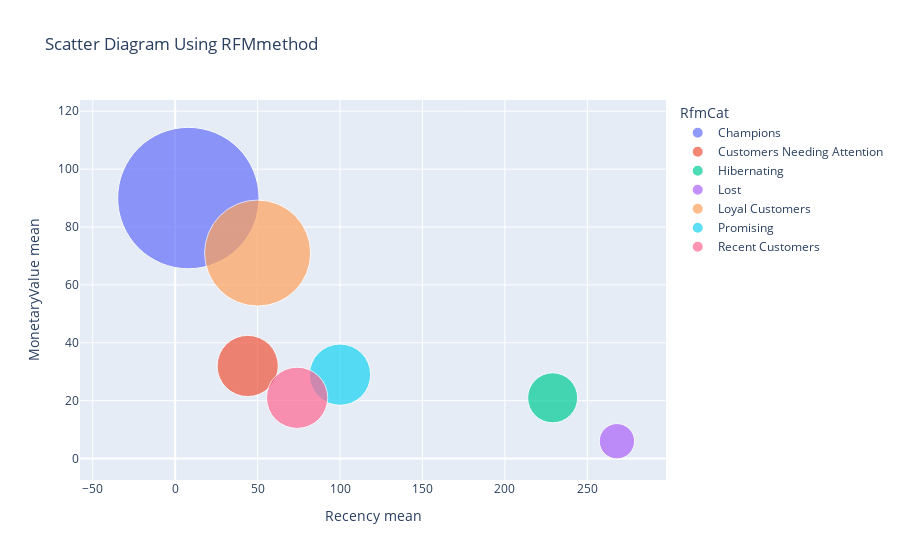

The notebook cell saved with this chart:
### Code cell
fig = px.scatter(rfm_agg, 
                 x='Recency mean', 
                 y='MonetaryValue mean', 
                 size='Frequency mean', 
                 color= 'RfmCat',
                 hover_name= 'RfmCat', 
                 size_max=100, 
                 title='Scatter Diagram Using RFMmethod')
fig.show()

### Figure 1 — Plotly figure (JSON) as saved in the notebook; plotly's stock layout.template omitted (floating-point values rounded to 4 significant figures)
{"data": [{"hovertemplate": "<b>%{hovertext}</b><br><br>RfmCat=Champions<br>Recency mean=%{x}<br>MonetaryValue mean=%{y}<br>Frequency mean=%{marker.size}<extra></extra>", "hovertext": ["Champions"], "legendgroup": "Champions", "marker": {"color": "#636efa", "size": [16], "sizemode": "area", "sizeref": 0.0016, "symbol": "circle"}, "mode": "markers", "name": "Champions", "orientation": "v", "showlegend": true, "type": "scatter", "x": [8], "xaxis": "x", "y": [90], "yaxis": "y"}, {"hovertemplate": "<b>%{hovertext}</b><br><br>RfmCat=Customers Needing Attention<br>Recency mean=%{x}<br>MonetaryValue mean=%{y}<br>Frequency mean=%{marker.size}<extra></extra>", "hovertext": ["Customers Needing Attention"], "legendgroup": "Customers Needing Attention", "marker": {"color": "#EF553B", "size": [3], "sizemode": "area", "sizeref": 0.0016, "symbol": "circle"}, "mode": "markers", "name": "Customers Needing Attention", "orientation": "v", "showlegend": true, "type": "scatter", "x": [44], "xaxis": "x", "y": [32], "yaxis": "y"}, {"hovertemplate": "<b>%{hovertext}</b><br><br>RfmCat=Hibernating<br>Recency mean=%{x}<br>MonetaryValue mean=%{y}<br>Frequency mean=%{marker.size}<extra></extra>", "hovertext": ["Hibernating"], "legendgroup": "Hibernating", "marker": {"color": "#00cc96", "size": [2], "sizemode": "area", "sizeref": 0.0016, "symbol": "circle"}, "mode": "markers", "name": "Hibernating", "orientation": "v", "showlegend": true, "type": "scatter", "x": [229], "xaxis": "x", "y": [21], "yaxis": "y"}, {"hovertemplate": "<b>%{hovertext}</b><br><br>RfmCat=Lost<br>Recency mean=%{x}<br>MonetaryValue mean=%{y}<br>Frequency mean=%{marker.size}<extra></extra>", "hovertext": ["Lost"], "legendgroup": "Lost", "marker": {"color": "#ab63fa", "size": [1], "sizemode": "area", "sizeref": 0.0016, "symbol": "circle"}, "mode": "markers", "name": "Lost", "orientation": "v", "showlegend": true, "type": "scatter", "x": [268], "xaxis": "x", "y": [6], "yaxis": "y"}, {"hovertemplate": "<b>%{hovertext}</b><br><br>RfmCat=Loyal Customers<br>Recency mean=%{x}<br>MonetaryValue mean=%{y}<br>Frequency mean=%{marker.size}<extra></extra>", "hovertext": ["Loyal Customers"], "legendgroup": "Loyal Customers", "marker": {"color": "#FFA15A", "size": [9], "sizemode": "area", "sizeref": 0.0016, "symbol": "circle"}, "mode": "markers", "name": "Loyal Customers", "orientation": "v", "showlegend": true, "type": "scatter", "x": [50], "xaxis": "x", "y": [71], "yaxis": "y"}, {"hovertemplate": "<b>%{hovertext}</b><br><br>RfmCat=Promising<br>Recency mean=%{x}<br>MonetaryValue mean=%{y}<br>Frequency mean=%{marker.size}<extra></extra>", "hovertext": ["Promising"], "legendgroup": "Promising", "marker": {"color": "#19d3f3", "size": [3], "sizemode": "area", "sizeref": 0.0016, "symbol": "circle"}, "mode": "markers", "name": "Promising", "orientation": "v", "showlegend": true, "type": "scatter", "x": [100], "xaxis": "x", "y": [29], "yaxis": "y"}, {"hovertemplate": "<b>%{hovertext}</b><br><br>RfmCat=Recent Customers<br>Recency mean=%{x}<br>MonetaryValue mean=%{y}<br>Frequency mean=%{marker.size}<extra></extra>", "hovertext": ["Recent Customers"], "legendgroup": "Recent Customers", "marker": {"color": "#FF6692", "size": [3], "sizemode": "area", "sizeref": 0.0016, "symbol": "circle"}, "mode": "markers", "name": "Recent Customers", "orientation": "v", "showlegend": true, "type": "scatter", "x": [74], "xaxis": "x", "y": [21], "yaxis": "y"}], "layout": {"legend": {"itemsizing": "constant", "title": {"text": "RfmCat"}, "tracegroupgap": 0}, "title": {"text": "Scatter Diagram Using RFMmethod"}, "xaxis": {"anchor": "y", "domain": [0, 1], "title": {"text": "Recency mean"}}, "yaxis": {"anchor": "x", "domain": [0, 1], "title": {"text": "MonetaryValue mean"}}}}
